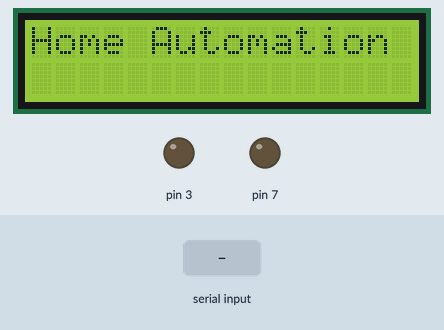
The sketch below on a simulated Arduino Uno, built with avr-gcc and run on an emulated ATmega328P. Shown: 16×2 character LCD, output pins drawn as LEDs (lit = HIGH). The inputs (shaded band) are chosen by the test bench. What the sketch prints to the serial monitor is not drawn.

Above: at 1.2 s.
1.3 s: "b" received over Serial
At 2.4 s:
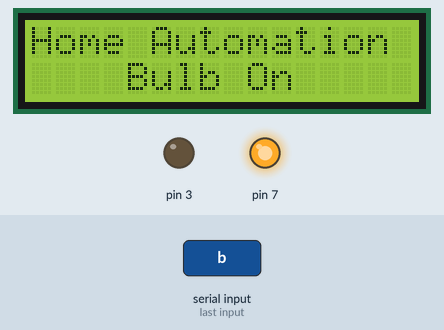
2.8 s: "f" received over Serial
At 3.6 s:
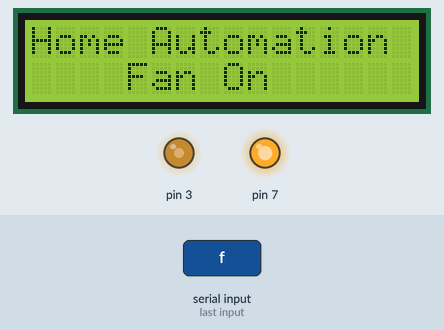
4.3 s: "c" received over Serial
At 4.7 s:
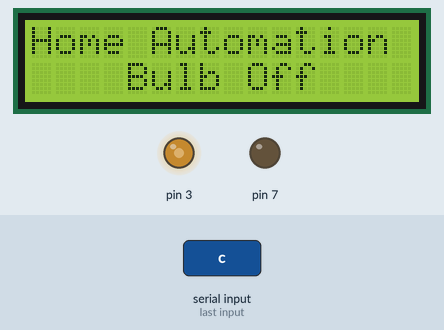
5.8 s: "o" received over Serial
At 7.1 s:
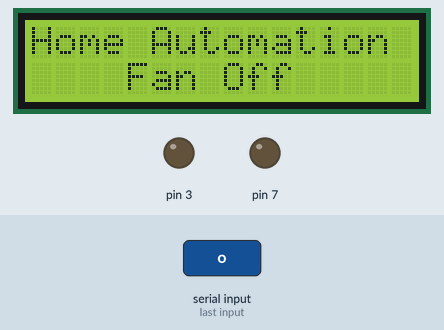
Timing chart, 0 to 8.3 s (numbered marks = the images above; inputs shaded):
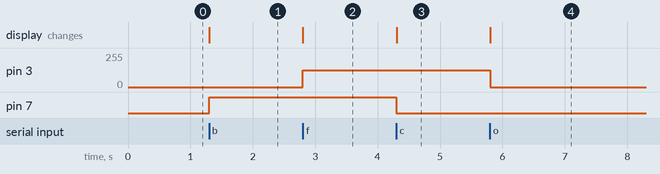

Measured:
- after the input at 1.3 s, pin 7: LOW → HIGH at once; the display: changes at once (image 1)
- after the input at 2.8 s, pin 3: 0/255 → 127/255 at once; the display: changes at once (image 2)
- after the input at 4.3 s, pin 7: HIGH → LOW at once; the display: changes at once (image 3)
- after the input at 5.8 s, pin 3: 127/255 → 0/255 at once; the display: changes at once (image 4)

The sketch:

HomeAutomation.ino
```cpp
#include "LiquidCrystal.h"
LiquidCrystal lcd(13,12,11,10,9,8);

void setup() {
  Serial.begin(9600);
  lcd.begin(16,2);
  lcd.setCursor(0,0);
  lcd.print("Home Automation :)=)");
  pinMode(7, OUTPUT);
  pinMode(3, OUTPUT);
}

void loop() {

  if(Serial.available()>0) {
    char data = Serial.read();
    Serial.println(data);

    if(data == 'b'){
      digitalWrite(7,HIGH);
      Serial.println("Bulb on ");
      lcd.setCursor(0,1);
      lcd.print("    Bulb On        ");
    }

    if(data == 'c'){
      digitalWrite(7,LOW);
      Serial.println("Bulb Off ");
      lcd.setCursor(0,1);
      lcd.print("    Bulb Off        ");
    }

    if(data == 'f'){
      analogWrite(3,127);
      Serial.println("Fan On ");
      lcd.setCursor(0,1);
      lcd.print("    Fan On        ");
    }

    if(data == 'o'){
      analogWrite(3,0);
      Serial.println("Fan Off ");
      lcd.setCursor(0,1);
      lcd.print("    Fan Off        ");
    }
  }
}
```
